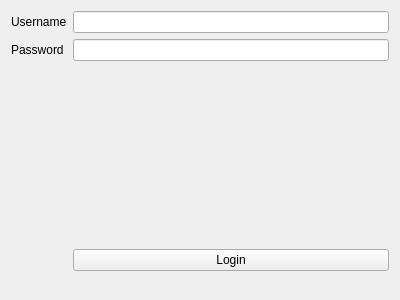
<?xml version="1.0" encoding="UTF-8"?>
<ui version="4.0">
 <class>Login</class>
 <widget class="QWidget" name="Login">
  <property name="geometry">
   <rect>
    <x>0</x>
    <y>0</y>
    <width>400</width>
    <height>300</height>
   </rect>
  </property>
  <property name="windowTitle">
   <string>Form</string>
  </property>
  <layout class="QFormLayout" name="formLayout">
   <item row="2" column="0">
    <widget class="QLabel" name="label_2">
     <property name="text">
      <string>Username</string>
     </property>
    </widget>
   </item>
   <item row="2" column="1">
    <widget class="QLineEdit" name="UsernameEdit"/>
   </item>
   <item row="3" column="0">
    <widget class="QLabel" name="label">
     <property name="text">
      <string>Password</string>
     </property>
    </widget>
   </item>
   <item row="5" column="0">
    <spacer name="verticalSpacer_2">
     <property name="orientation">
      <enum>Qt::Orientation::Vertical</enum>
     </property>
     <property name="sizeHint" stdset="0">
      <size>
       <width>20</width>
       <height>40</height>
      </size>
     </property>
    </spacer>
   </item>
   <item row="6" column="0">
    <spacer name="verticalSpacer">
     <property name="orientation">
      <enum>Qt::Orientation::Vertical</enum>
     </property>
     <property name="sizeHint" stdset="0">
      <size>
       <width>20</width>
       <height>40</height>
      </size>
     </property>
    </spacer>
   </item>
   <item row="6" column="1">
    <widget class="QPushButton" name="LoginButton">
     <property name="text">
      <string>Login</string>
     </property>
    </widget>
   </item>
   <item row="4" column="0">
    <spacer name="verticalSpacer_3">
     <property name="orientation">
      <enum>Qt::Orientation::Vertical</enum>
     </property>
     <property name="sizeHint" stdset="0">
      <size>
       <width>20</width>
       <height>40</height>
      </size>
     </property>
    </spacer>
   </item>
   <item row="3" column="1">
    <widget class="QLineEdit" name="PasswordEdit">
     <property name="echoMode">
      <enum>QLineEdit::EchoMode::Password</enum>
     </property>
    </widget>
   </item>
  </layout>
 </widget>
 <resources/>
 <connections/>
</ui>
